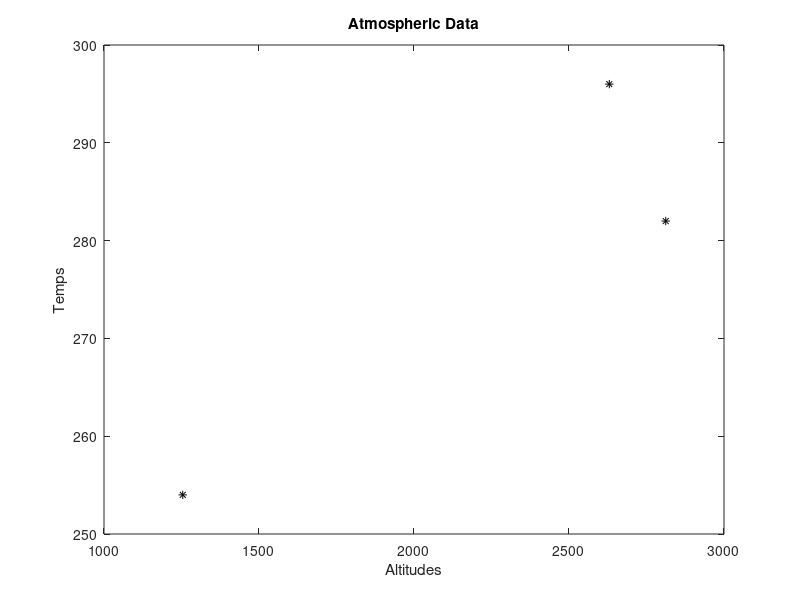

Here is the MATLAB script that generated this plot:
% Read altitutde and temperature from a file and plot 

load alttemps.dat
altitudes = alttemps(:,1);
temps = alttemps(:,2);
clf
figure(1)
plot(altitudes, temps, 'k*')
xlabel('Altitudes')
ylabel('Temps')
title('Atmospheric Data')
